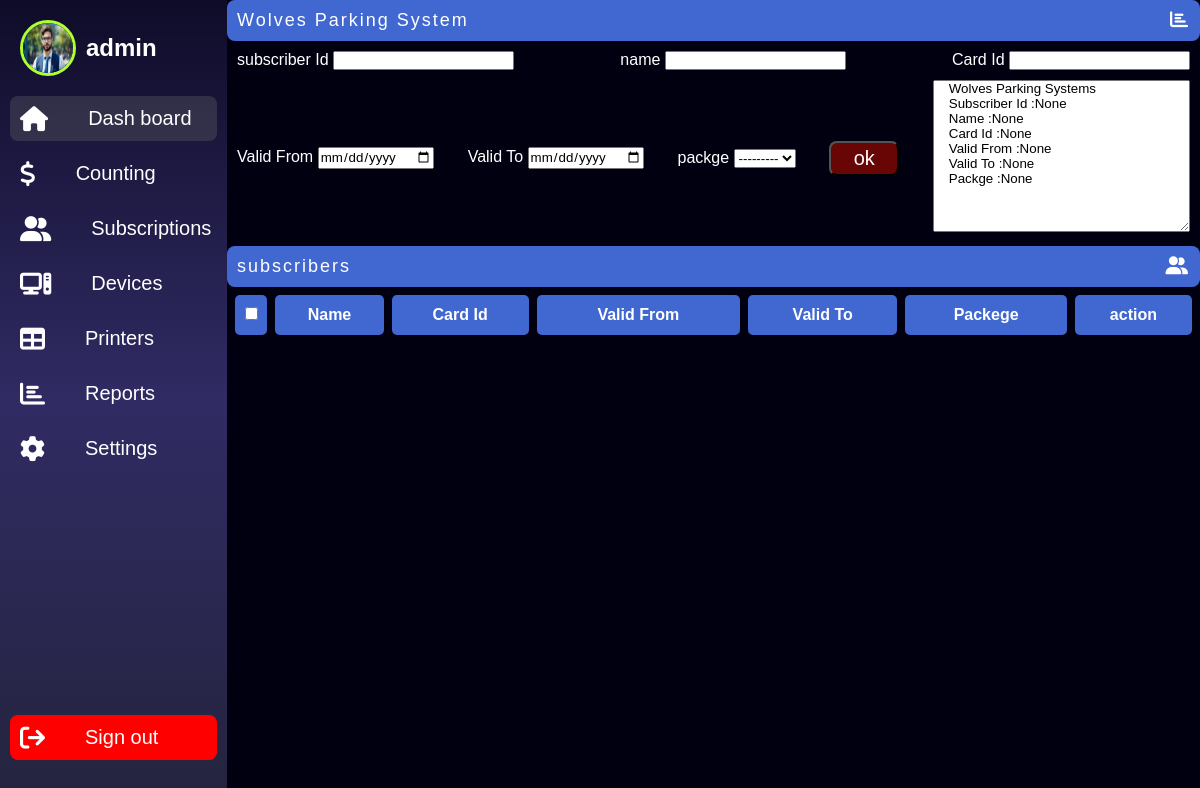
The page /subscriber (signed in) on the database as committed earlier.
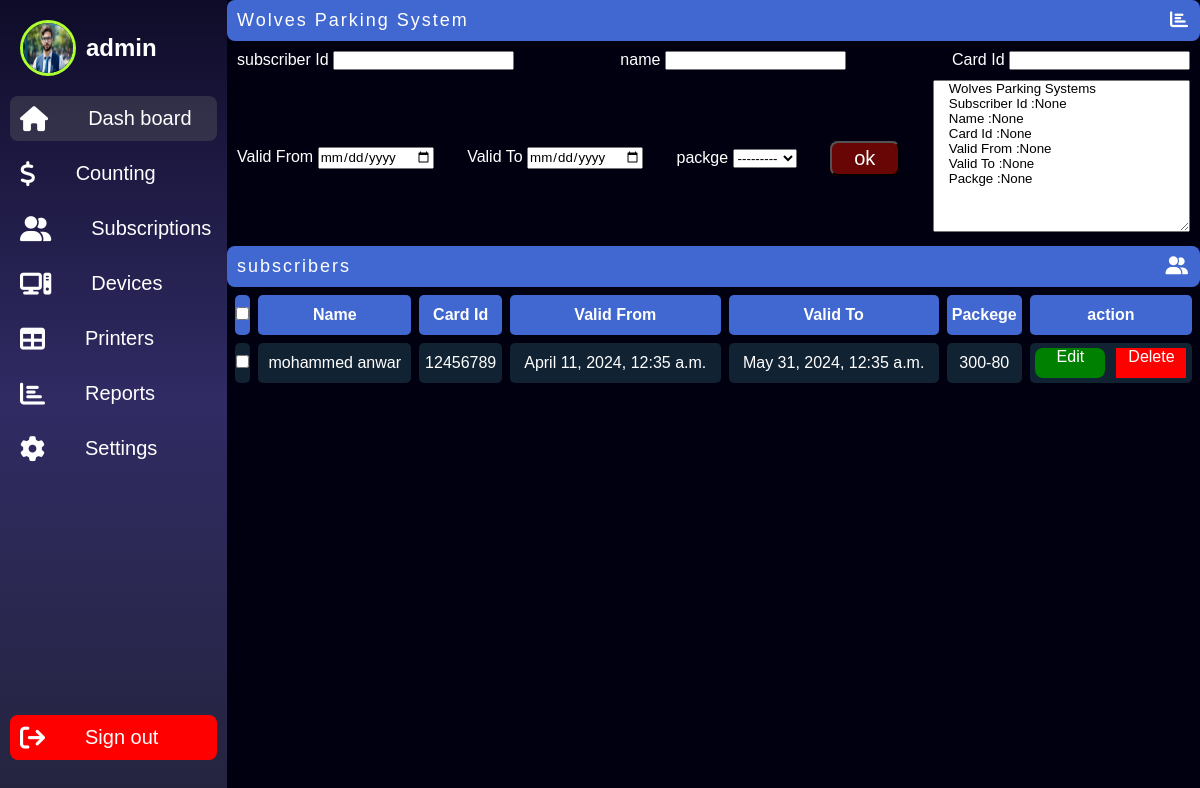
The same page on the database as committed later.
### parking/models.py (models this page shows)
class subscriber(models.Model):
    User = models.ForeignKey(User, on_delete=models.CASCADE, verbose_name="user", null=True, blank=True)
    subscriberid = models.IntegerField(verbose_name='Subscriber Id')
    name=models.CharField(max_length=70,verbose_name="Name",blank=True,null=True)
    card=models.IntegerField(verbose_name='Card Number')
    valid_from=models.DateTimeField(verbose_name="Valid From",blank=True,null=True)
    valid_to=models.DateTimeField(verbose_name="Valid TO",blank=True,null=True)
    packege = models.ForeignKey("packeges", on_delete=models.CASCADE, verbose_name="Packege",null=True,blank=True)
    creatrd_at=models.DateTimeField(verbose_name="Createdat",blank=True,null=True)
    def __str__(self):
        return self.name

class packeges(models.Model):
    packege_name=models.CharField(max_length=90,null=True,blank=True)
    packege_cost=models.IntegerField(verbose_name="Packege Cost",null=True,blank=True)
    packege_hours=models.IntegerField(verbose_name="Number of Hours",blank=True,null=True)
    def __str__(self):
        return self.packege_name

### parking/views.py (the view, shortened to what this page needs)
# urls.py: path('', views.all_transactions, name="parking"),path("edit_ip/<int:id>",views.edit_ip,name="edit_ip"),path("delete/<int:id>",views.destroy,name="destroy"),path("subscriber",views.all_subscriber,name=
@login_required
def all_subscriber(request):
    card=None
    Name=None
    start_time=None
    end_time=None
    subscriberid=None
    packege=None
    try:
        if request.method == "GET":
            form = add_subscriber(request.GET)
        else:
            form = add_subscriber()
    except Exception as e:
        print(e)
    all_subscribers=subscriber.objects.all()
    context={"all_subscribers":all_subscribers,"form":form,"card":card,"start_time":start_time,"end_time":end_time,"packege":packege,"subscriberid":subscriberid,"Name":Name}
    print(all_subscribers)
    return render(request,"subsciber.html",context)

### parking/forms.py
class add_subscriber(forms.ModelForm):
    class Meta:
        model=subscriber
        fields = ['name', 'card', 'valid_from', 'valid_to', 'packege','subscriberid']
        widgets = {
            'valid_from': forms.TextInput(attrs={'type': 'date'}),
            'valid_to': forms.TextInput(attrs={'type': 'date'}),
        }

### parking/templates/subsciber.html (shortened to what the changed rows need)
<!DOCTYPE html>
{% load static %}
<html lang="en">
<head>
    <link rel="stylesheet" href="{% static 'css/style-subscripition.css' %}">
    <link rel="stylesheet" href="https://cdnjs.cloudflare.com/ajax/libs/font-awesome/6.4.0/css/all.min.css">
</head>
<body>
    <div class="menu">
        <ul>
            <li >
                <a class="profile"href="">
                <h2>{{user}}</h2>
            </a>
            </li>
        </ul>
    </div>
        <table>
            <thead>
                <tr>
                    <th><input type="checkbox" id="checkall"></th>
                    <th>Name</th>
                    <th>Card Id</th>
                    <th>Valid From</th>
                    <th>Valid To </th>
                    <th>Packege</th>
                    <th>action</th>
                </tr>
            </thead>
            <tbody>
            {% for subscriber in all_subscribers %}
                <tr>
                    <td><input type="checkbox" name="checkthis" id=""></td>
                    <td><p class="name">{{subscriber.name}}</p></td>
                    <td><span class="card_id">{{subscriber.card}}</span></td>
                    <td><p class="valid_from">{{subscriber.valid_from}}</p></td>
                    <td><span class="valid_to">{{subscriber.valid_to}}</span></td>
                    <td><span class="packege">{{subscriber.packege}}</span></td>
                    <td class="links"> <a class="edit_button" href="{% url 'parking:edit_subscriber' subscriber.id %}">Edit </a><a class="delete_button" href="{% url 'parking:delete_subscriber' subscriber.id %}"> Delete</a>
                </tr>
            {% endfor %}
            </tbody>
        </table>
</body>

Rows that differ between the two databases and show on the page:
added subscriber: name "mohammed anwar", card "12456789", valid_from "April 11, 2024, 12:35 a.m.", valid_to "May 31, 2024, 12:35 a.m.", packege "300-80"
